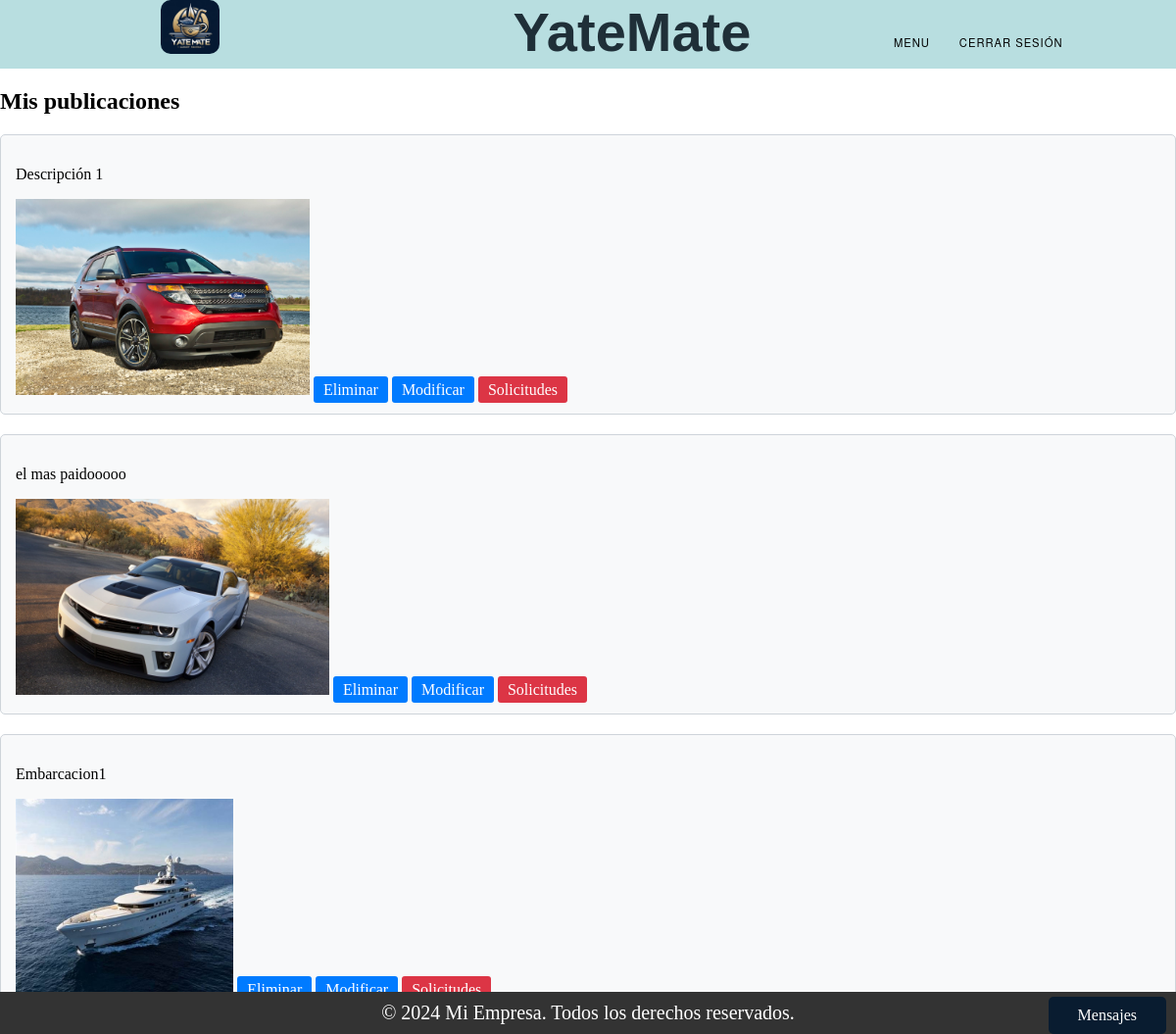
Before: /mis_publicaciones/ (signed in) with the older database file.
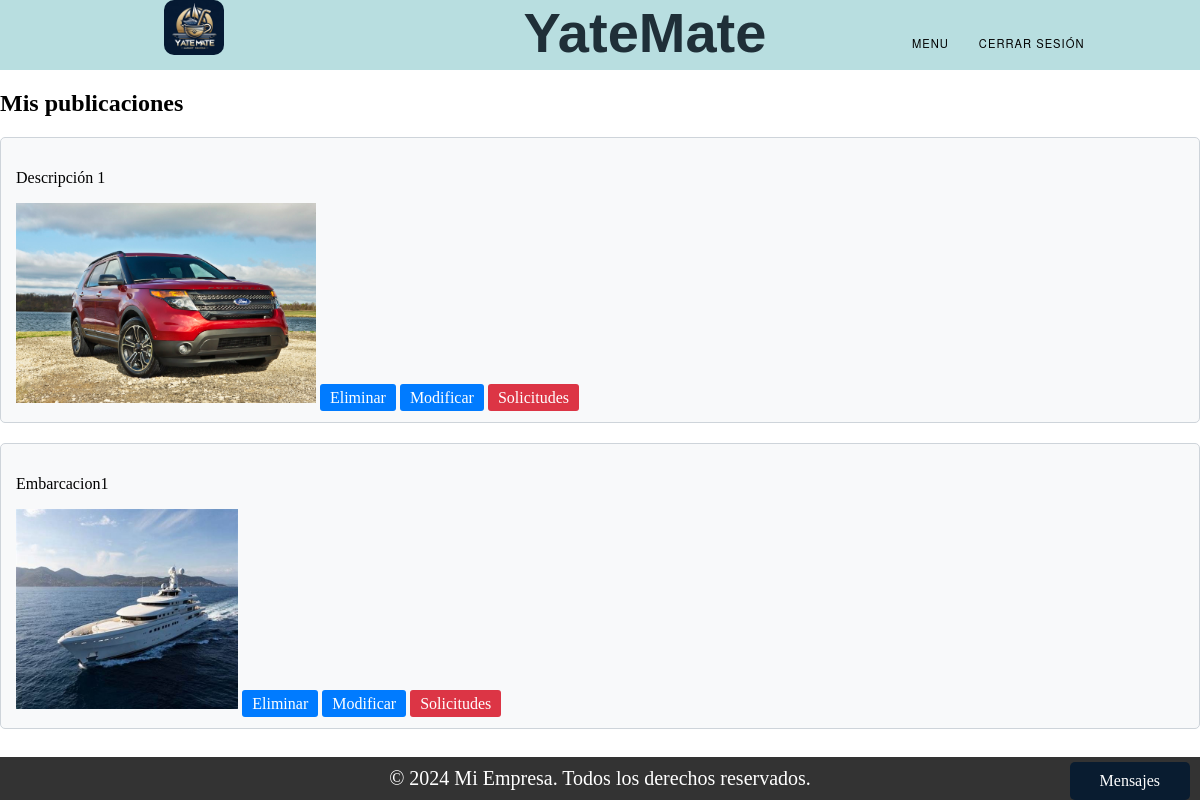
After: the same page with the newer database file.
### Trueque/models.py (models this page shows, shortened)
class Publicacion_ObjetoValioso(models.Model):
    ESTADO_CHOICES = (
        ('Vigente', 'Vigente'),
        ('Proceso', 'Proceso'),
        ('Finalizado', 'Finalizado'),
    )
    tipo = models.CharField(max_length=100)
    marca = models.CharField(max_length=100)
    descripcion = models.TextField()
    estado = models.CharField(max_length=50)
    matricula = models.CharField(max_length=50)  # Agregado el campo matricula
    dueño = models.ForeignKey(User, on_delete=models.SET_NULL, null=True)
    foto = models.ImageField(upload_to='static/img_o/')

class Publicacion_Embarcacion(models.Model):
    ESTADO_CHOICES = (
        ('Vigente', 'Vigente'),
        ('Proceso', 'Proceso'),
        ('Finalizado', 'Finalizado'),
    )
    embarcacion = models.ForeignKey(Embarcacion, on_delete=models.CASCADE)
    descripcion = models.TextField()
    estado = models.CharField(max_length=50)

### Register/models.py (models this page shows, shortened)
class Embarcacion(models.Model):
    TIPOS = (
        ('Velero', 'Velero'),
        ('Yate', 'Yate'),
        ('Lancha', 'Lancha'),
        ('Barco', 'Barco'),
    )
    eslora = models.FloatField()
    manga = models.FloatField()
    calado = models.FloatField()
    matricula = models.CharField(max_length=20, unique=True)
    nombre_fantasia = models.CharField(max_length=255)
    foto = models.ImageField(upload_to='static/img_b', null=True, blank=True)
    dueno = models.ForeignKey(User, on_delete=models.SET_NULL, null=True)
    tipo = models.CharField(max_length=20, choices=TIPOS)

### Trueque/views.py (the view)
# urls.py: path("mis_publicaciones/", views.mis_publicaciones, name="ver_mis_publicaciones"),
def mis_publicaciones(request):
    user_id = request.session['user_id']
    objetos = Publicacion_ObjetoValioso.objects.filter(dueño=user_id)
    embarcaciones = Publicacion_Embarcacion.objects.filter(embarcacion__dueno_id=user_id)
    objetos_con_solicitudes = []
    embarcaciones_con_solicitudes = []
    for objeto in objetos:
        tiene_solicitudes = Solicitud_ObjetosValiosos.objects.filter(publicacion=objeto).exists()
        if tiene_solicitudes:
            objetos_con_solicitudes.append(objeto.id)
    for embarcacion in embarcaciones:
        tiene_solicitudes = Solicitud_Embarcaciones.objects.filter(publicacion=embarcacion).exists()
        if tiene_solicitudes:
            embarcaciones_con_solicitudes.append(embarcacion.id)
    return render(request, "ver_mis_publicaciones.html", {
        'objetos': objetos,
        'embarcaciones': embarcaciones,
        'objetos_con_solicitudes': objetos_con_solicitudes,
        'embarcaciones_con_solicitudes': embarcaciones_con_solicitudes,
    })

### Trueque/context_processors.py (called while the page is built)
def conversaciones_usuario(request):
    user_id = request.session.get('user_id')
    if user_id:
        conversaciones = Conversacion.objects.filter(Q(dueño_publicacion=user_id) | Q(solicitante=user_id))
        return {'conversaciones_usuario': conversaciones}
    else:
        return {'conversaciones_usuario': []}

### Trueque/templates/ver_mis_publicaciones.html (shortened to what this page needs)
{% extends "base.html" %}
{% load static %}
{% block content %}
{% if objetos or embarcaciones %}
    {% if objetos %}
    <h2>Mis publicaciones</h2>
        {% for objeto in objetos %}
            <div class="card">
                <p>{{ objeto.descripcion|truncatechars:70 }}</p>
                {% if objeto.foto %}
                <img src="{% static 'img_o/' %}{{ objeto.foto }}" alt="" class="img-fluid"  style="max-width: 80%; max-height: 200px;">
                {% endif %}
                <a href={% url 'eliminar_objeto' objeto.id %} class="btn btn-card">Eliminar</a>
                <a href="#" class="btn btn-card">Modificar</a>
                {% if objeto.id in objetos_con_solicitudes %}
                    <a href={% url 'solicitudes_trueque_objeto' objeto.id %} class="btn btn-cardVerde" >Solicitudes</a>
                {% else %}
                    <a class="btn btn-cardRojo">Solicitudes</a>
                {% endif %}
            </div>
        {% endfor %}
    {% endif %}
    {% if embarcaciones %}
        {% for embarcacion in embarcaciones %}
            <div class="card">
                <p>{{ embarcacion.embarcacion.nombre_fantasia|truncatechars:70 }}</p>
                {% if embarcacion.embarcacion.foto %}
                <img src="{% static 'img_b/' %}{{ embarcacion.embarcacion.foto }}" alt="Foto de la embarcación" class="img-fluid"style="max-width: 80%; max-height: 200px;">
                {% endif %}
                <a href={% url 'eliminar_embarcacion' embarcacion.id %} class="btn btn-card">Eliminar</a>
                <a href="#" class="btn btn-card">Modificar</a>
                {% if embarcacion.id in embarcaciones_con_solicitudes %}
                    <a href={% url 'solicitudes_trueque_embarcacion' embarcacion.id %} class='btn btn-cardVerde'>Solicitudes</a>
                {% else %}
                    <a class="btn btn-cardRojo">Solicitudes</a>
                {% endif %}
            </div>
        {% endfor %}
    {% endif %}
{% else %}
    <p>Usted no cuenta con ninguna publicación.</p>
{% endif %}
{% endblock %}

### templates/base.html (shortened to what this page needs)
<!DOCTYPE html>
<html lang="es">
<head>
<link rel="stylesheet" href="styles.css">
</head>
<body>
{% include "partials/header.html" %}
{% block content %}{% endblock %}
{% include "partials/footer.html" %}
{% if request.session.user_type == 'Usuario' or request.session.user_type == 'Cliente' %}
        {% include 'partials/messages_bar.html' %}
{% endif %}
</body>
</html>

### templates/partials/header.html (shortened to what this page needs)
{% load static %}
<!DOCTYPE html>
<html lang="es">
<head>
<link rel="stylesheet" type="text/css" href="{% static 'css/styles.css' %}">
</head>
<body>
<header class="header1">
  <div class="navegacion">
    <div id="box-img">
      <img src="{% static 'img/iconY.jpg' %}" alt="Logo" >
    </div>
    <div class="titulo-cli">
      <h1>YateMate</h1>
    </div>
    <nav id="menu">
      <div id="div-nav">
        <ul>
          <li>
            <a href="#">Menu</a>
          </li>
          {% if request.session.user_id %}
            <li><a href="http://127.0.0.1:8000/login/logout">Cerrar sesión</a></li>
          {% else %}
            <li><a href="http://127.0.0.1:8000/login/">Iniciar sesión</a></li>
            <li><a href="http://127.0.0.1:8000/register/">Registrarse</a></li>
          {% endif %}
        </ul>
      </div>
    </nav>
  </div>
</header>
</body>
</html>

### templates/partials/footer.html (shortened to what this page needs)
<!DOCTYPE html>
<html lang="es">
<head>
</head>
<body>
<footer>
    <div class="container">
        <p>&copy; 2024 Mi Empresa. Todos los derechos reservados.</p>
    </div>
</footer>
</body>
</html>

### templates/partials/messages_bar.html (shortened to what this page needs)
<!DOCTYPE html>
<html lang="en">
<head>
</head>
<body>
<div class="mensaje-bar">Mensajes</div>
</body>
</html>

### static/css/styles.css (style rules this page uses)
body { margin: 0; padding: 0; }
.header1 { background-color: #b8dee0; width: 100%; height:70px; }
.navegacion { display: flex; align-items: flex-start; justify-content: flex-start; }
.titulo-cli { display: flex; align-items: flex-start; justify-content: flex-start; margin-left:140px; }
.titulo-cli h1 { font-family: 'Alumni Sans Pinstripe', sans-serif; font-size: 3.5rem; font-weight: 800; margin: 0 ; color: #1f2f38; }
#menu { display: flex; align-items: center; flex-direction: row; margin-top: 20px; width: 100%; height: 100%; margin-left: 50px; justify-content: center; }
#menu ul { list-style:none; margin:0; padding:0; }
#menu ul li { background-color:#b8dee0;; }
#menu ul a { display:block; color:black; text-decoration:none; font-weight:400; font-size:0.7rem; padding:6px; font-family:"HelveticaNeue", "Helvetica Neue", Helvetica, Arial, sans-serif; text-transform:uppercase; letter-spacing:1px; }
#menu ul li { position:relative; float:left; margin:0; padding:0; }
#box-img { display: flex; width: 100%; height: 100%; align-items: center; justify-content: center; }
#box-img img { width: 60px; height: 60px; border-radius: 10px; margin-left: 5px; margin-top: 4px; }
ul { list-style: none; }
li { list-style: none; }
.container { display: flex; width: 100%; height: 100%; align-items:center; justify-content: center; margin-top: 100px; margin-bottom: 100px; }

### templates/partials/header.html (style rules this page uses)
.header1 { position: relative; z-index: 1000; }
.navegacion { display: flex; justify-content: space-between; align-items: center; }
#menu { position: relative; }
#menu ul { list-style: none; padding: 0; margin: 0; }
#menu ul li { position: relative; display: inline-block; margin-right: 10px; }
#menu ul li a { text-decoration: none; padding: 10px; display: block; }
#box-img img { max-height: 55px; margin-top: -10px; }

### Trueque/templates/ver_mis_publicaciones.html (style rules this page uses)
.card { background-color: #f8f9fa; border: 1px solid #ced4da; border-radius: 5px; margin-bottom: 20px; padding: 15px; }
.btn-card { background-color: #007bff; color: #fff; padding: 5px 10px; text-decoration: none; border-radius: 3px; }
.btn-cardRojo { background-color: #dc3545; color: #fff; padding: 5px 10px; text-decoration: none; border-radius: 3px; }

### templates/partials/footer.html (style rules this page uses)
footer { background-color: #333; color: #fff; padding: 10px 0; text-align: center; position: fixed; bottom: 0; width: 100%; }
.container { padding: 0; margin: 0; }
footer p { margin: 0; font-size: 20px; }
.mensaje-bar { position: fixed; bottom: 0px; right: 10px; background-color: #091c30; color: #fff; padding: 10px 30px;; border-radius: 5px; cursor: pointer; z-index: 1000; }

### templates/partials/messages_bar.html (style rules this page uses)
.mensaje-bar { position: fixed; bottom: 0px; right: 10px; background-color: #091c30; color: #fff; padding: 10px 30px; border-radius: 5px; cursor: pointer; z-index: 1000; }

Changed rows visible on the page:
removed Publicacion_ObjetoValioso: descripcion "el mas paidooooo", foto (picture), shows "Solicitudes"
